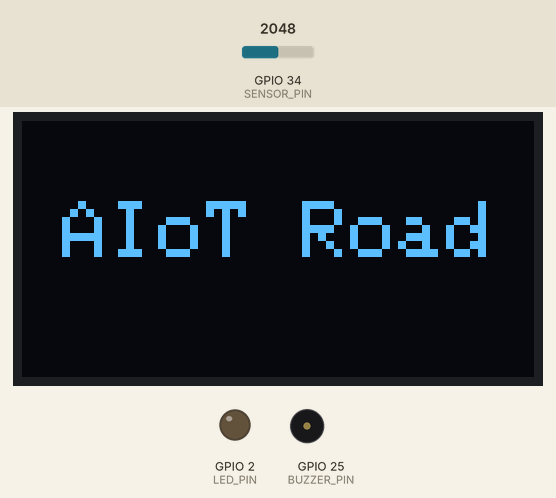
A sketch run on a simulated ESP32. Shown: 128×64 one-colour display, output pins drawn as LEDs (lit = HIGH), buzzer (waves = sounding). The test bench sets the inputs (shaded band); at power-on: GPIO 34 (SENSOR_PIN) = 2048. The OLED is the two-colour kind (top 16 rows yellow); WiFi joins after 1.5 s; servers stay silent unless stated; what the sketch prints to the serial monitor is not drawn.

Above: at 0.1 s.
At 3.7 s:
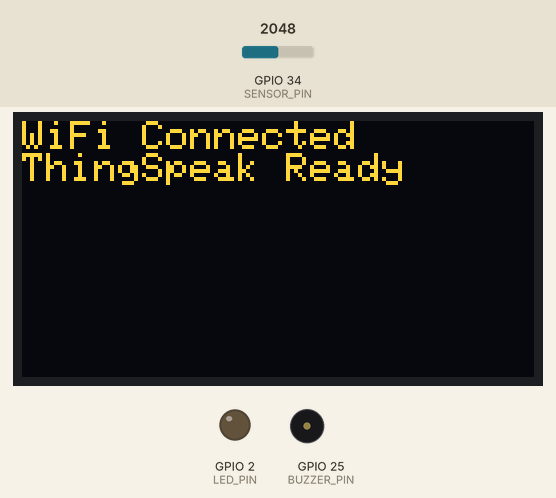
At 5.7 s:
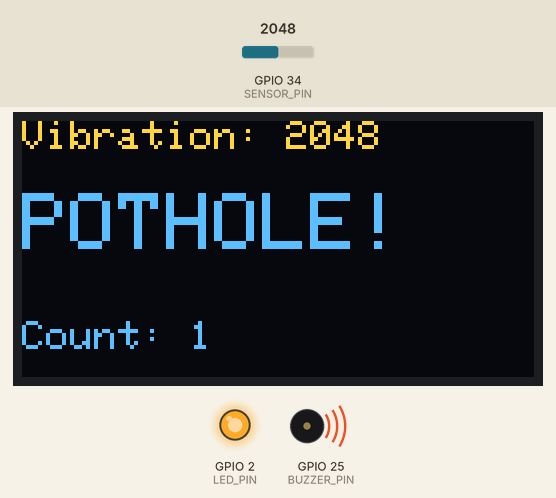
Timing chart, 0 to 7.2 s (numbered marks = the images above):
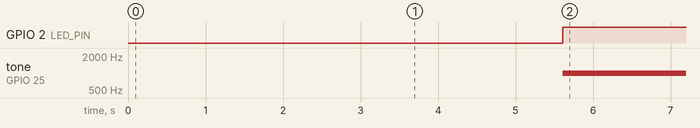

The sketch:

esp32_vibration.ino
```cpp
#include <WiFi.h>
#include <Wire.h>
#include <Adafruit_GFX.h>
#include <Adafruit_SSD1306.h>

const char* ssid = "Wokwi-GUEST";
const char* password = "";

String apiKey = "5HXILJIDPZS4TPPG";
const char* server = "api.thingspeak.com";

#define SENSOR_PIN 34
#define LED_PIN 2
#define BUZZER_PIN 25

#define SCREEN_WIDTH 128
#define SCREEN_HEIGHT 64

Adafruit_SSD1306 display(SCREEN_WIDTH, SCREEN_HEIGHT, &Wire, -1);

int potholeCount = 0;
bool potholeDetected = false;

void setup() {

  Serial.begin(115200);

  pinMode(LED_PIN, OUTPUT);
  pinMode(BUZZER_PIN, OUTPUT);

  Wire.begin(21,22);

  if(!display.begin(SSD1306_SWITCHCAPVCC, 0x3C)) {
    Serial.println("OLED not found");
    while(true);
  }

  display.clearDisplay();
  display.setTextSize(2);
  display.setTextColor(WHITE);
  display.setCursor(10,20);
  display.println("AIoT Road");
  display.display();
  delay(2000);

  WiFi.begin(ssid, password);

  display.clearDisplay();
  display.setTextSize(1);
  display.setCursor(0,0);
  display.println("Connecting WiFi...");
  display.display();

  while (WiFi.status() != WL_CONNECTED) {
    delay(500);
    Serial.print(".");
  }

  Serial.println("");
  Serial.println("WiFi Connected");

  display.clearDisplay();
  display.setCursor(0,0);
  display.println("WiFi Connected");
  display.println("ThingSpeak Ready");
  display.display();
  delay(2000);
}

void loop() {

  int vibration = analogRead(SENSOR_PIN);
  int pothole = 0;

  display.clearDisplay();

  display.setTextSize(1);
  display.setCursor(0,0);
  display.print("Vibration: ");
  display.println(vibration);

  if(vibration > 2000){

    digitalWrite(LED_PIN,HIGH);
    tone(BUZZER_PIN, 1000);
    pothole = 1;

    if(!potholeDetected){
      potholeCount++;
      potholeDetected = true;
    }

    display.setTextSize(2);
    display.setCursor(0,18);
    display.println("POTHOLE!");

  }else{

    digitalWrite(LED_PIN,LOW);
    noTone(BUZZER_PIN);
    potholeDetected = false;

    display.setTextSize(2);
    display.setCursor(0,18);
    display.println("ROAD OK");
  }

  display.setTextSize(1);
  display.setCursor(0,50);
  display.print("Count: ");
  display.print(potholeCount);

  display.display();

  WiFiClient client;

  if(client.connect(server,80)){

    String url = "/update?api_key=" + apiKey +
                 "&field1=" + vibration +
                 "&field2=" + pothole +
                 "&field3=" + potholeCount;

    client.print(String("GET ") + url + " HTTP/1.1\r\n" +
                 "Host: " + server + "\r\n" +
                 "Connection: close\r\n\r\n");

    Serial.println("Data sent to ThingSpeak");
  }

  delay(16000);
}
```

Measured:
- by itself, GPIO 2 (LED_PIN): LOW → HIGH at 5.6 s
- by itself, tone on GPIO 25 (BUZZER_PIN): silent → 1000 Hz at 5.6 s
- what the display in image 1 shows lasts 2.0 s, from 3.6 s to 5.6 s
